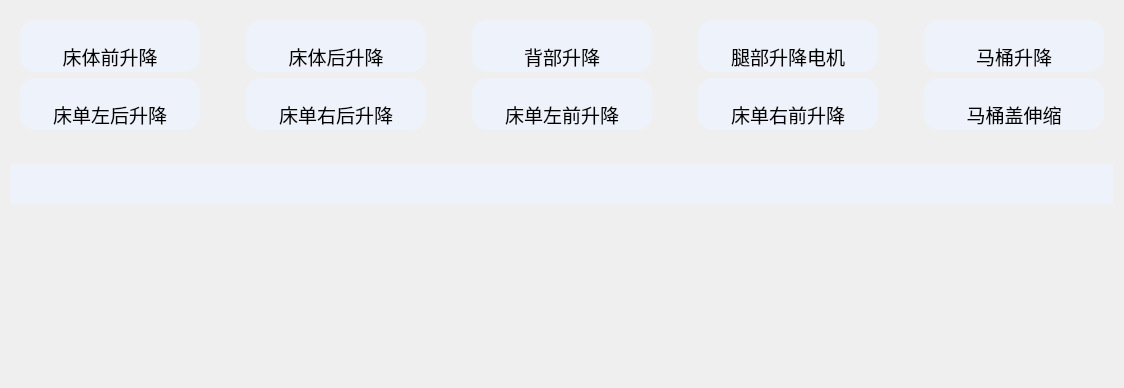
        <widget class="QWidget" name="tab_2">
         <attribute name="title">
          <string>床体设置</string>
         </attribute>
         <layout class="QVBoxLayout" name="verticalLayout_3">
          <property name="spacing">
           <number>25</number>
          </property>
          <item>
           <widget class="QWidget" name="widget_27" native="true">
            <property name="sizePolicy">
             <sizepolicy hsizetype="Preferred" vsizetype="Fixed">
              <horstretch>0</horstretch>
              <verstretch>0</verstretch>
             </sizepolicy>
            </property>
            <property name="maximumSize">
             <size>
              <width>16777215</width>
              <height>300</height>
             </size>
            </property>
            <property name="styleSheet">
             <string notr="true">QAbstractButton {
	padding-top: 20px;
    border-radius: 15px;
    border: 0px solid #525252;
    background-color: #EEF2FB;
}
QAbstractButton:checked {
	
	background-image: url(:/image/common/蓝色选中.png);
}</string>
            </property>
            <layout class="QGridLayout" name="gridLayout_5">
             <property name="verticalSpacing">
              <number>6</number>
             </property>
             <item row="0" column="8">
              <widget class="QToolButton" name="toolButton_43">
               <property name="sizePolicy">
                <sizepolicy hsizetype="Preferred" vsizetype="Preferred">
                 <horstretch>0</horstretch>
                 <verstretch>0</verstretch>
                </sizepolicy>
               </property>
               <property name="minimumSize">
                <size>
                 <width>180</width>
                 <height>0</height>
                </size>
               </property>
               <property name="maximumSize">
                <size>
                 <width>180</width>
                 <height>16777215</height>
                </size>
               </property>
               <property name="font">
                <font>
                 <pointsize>14</pointsize>
                </font>
               </property>
               <property name="text">
                <string>马桶升降</string>
               </property>
               <property name="icon">
                <iconset resource="../../../resources/QtIntellectNurse.qrc">
                 <normaloff>:/image/common/电机.png</normaloff>:/image/common/电机.png</iconset>
               </property>
               <property name="iconSize">
                <size>
                 <width>134</width>
                 <height>82</height>
                </size>
               </property>
               <property name="checkable">
                <bool>true</bool>
               </property>
               <property name="toolButtonStyle">
                <enum>Qt::ToolButtonTextUnderIcon</enum>
               </property>
               <attribute name="buttonGroup">
                <string notr="true">buttonGroup_2</string>
               </attribute>
              </widget>
             </item>
             <item row="1" column="8">
              <widget class="QToolButton" name="toolButton_48">
               <property name="sizePolicy">
                <sizepolicy hsizetype="Preferred" vsizetype="Preferred">
                 <horstretch>0</horstretch>
                 <verstretch>0</verstretch>
                </sizepolicy>
               </property>
               <property name="minimumSize">
                <size>
                 <width>180</width>
                 <height>0</height>
                </size>
               </property>
               <property name="maximumSize">
                <size>
                 <width>180</width>
                 <height>16777215</height>
                </size>
               </property>
               <property name="font">
                <font>
                 <pointsize>14</pointsize>
                </font>
               </property>
               <property name="text">
                <string>马桶盖伸缩</string>
               </property>
               <property name="icon">
                <iconset resource="../../../resources/QtIntellectNurse.qrc">
                 <normaloff>:/image/common/电机.png</normaloff>:/image/common/电机.png</iconset>
               </property>
               <property name="iconSize">
                <size>
                 <width>134</width>
                 <height>82</height>
                </size>
               </property>
               <property name="checkable">
                <bool>true</bool>
               </property>
               <property name="checked">
                <bool>false</bool>
               </property>
               <property name="toolButtonStyle">
                <enum>Qt::ToolButtonTextUnderIcon</enum>
               </property>
               <attribute name="buttonGroup">
                <string notr="true">buttonGroup_2</string>
               </attribute>
              </widget>
             </item>
             <item row="1" column="2">
              <widget class="QToolButton" name="toolButton_45">
               <property name="sizePolicy">
                <sizepolicy hsizetype="Preferred" vsizetype="Preferred">
                 <horstretch>0</horstretch>
                 <verstretch>0</verstretch>
                </sizepolicy>
               </property>
               <property name="minimumSize">
                <size>
                 <width>180</width>
                 <height>0</height>
                </size>
               </property>
               <property name="maximumSize">
                <size>
                 <width>180</width>
                 <height>16777215</height>
                </size>
               </property>
               <property name="font">
                <font>
                 <pointsize>14</pointsize>
                </font>
               </property>
               <property name="text">
                <string>床单右后升降</string>
               </property>
               <property name="icon">
                <iconset resource="../../../resources/QtIntellectNurse.qrc">
                 <normaloff>:/image/common/电机.png</normaloff>:/image/common/电机.png</iconset>
               </property>
               <property name="iconSize">
                <size>
                 <width>134</width>
                 <height>82</height>
                </size>
               </property>
               <property name="checkable">
                <bool>true</bool>
               </property>
               <property name="toolButtonStyle">
                <enum>Qt::ToolButtonTextUnderIcon</enum>
               </property>
               <attribute name="buttonGroup">
                <string notr="true">buttonGroup_2</string>
               </attribute>
              </widget>
             </item>
             <item row="0" column="0">
              <widget class="QToolButton" name="toolButton_42">
               <property name="sizePolicy">
                <sizepolicy hsizetype="Preferred" vsizetype="Preferred">
                 <horstretch>0</horstretch>
                 <verstretch>0</verstretch>
                </sizepolicy>
               </property>
               <property name="minimumSize">
                <size>
                 <width>180</width>
                 <height>0</height>
                </size>
               </property>
               <property name="maximumSize">
                <size>
                 <width>180</width>
                 <height>16777215</height>
                </size>
               </property>
               <property name="font">
                <font>
                 <pointsize>14</pointsize>
                </font>
               </property>
               <property name="text">
                <string>床体前升降</string>
               </property>
               <property name="icon">
                <iconset resource="../../../resources/QtIntellectNurse.qrc">
                 <normaloff>:/image/common/电机.png</normaloff>:/image/common/电机.png</iconset>
               </property>
               <property name="iconSize">
                <size>
                 <width>134</width>
                 <height>82</height>
                </size>
               </property>
               <property name="checkable">
                <bool>true</bool>
               </property>
               <property name="checked">
                <bool>true</bool>
               </property>
               <property name="toolButtonStyle">
                <enum>Qt::ToolButtonTextUnderIcon</enum>
               </property>
               <attribute name="buttonGroup">
                <string notr="true">buttonGroup_2</string>
               </attribute>
              </widget>
             </item>
             <item row="1" column="4">
              <widget class="QToolButton" name="toolButton_46">
               <property name="sizePolicy">
                <sizepolicy hsizetype="Preferred" vsizetype="Preferred">
                 <horstretch>0</horstretch>
                 <verstretch>0</verstretch>
                </sizepolicy>
               </property>
               <property name="minimumSize">
                <size>
                 <width>180</width>
                 <height>0</height>
                </size>
               </property>
               <property name="maximumSize">
                <size>
                 <width>180</width>
                 <height>16777215</height>
                </size>
               </property>
               <property name="font">
                <font>
                 <pointsize>14</pointsize>
                </font>
               </property>
               <property name="text">
                <string>床单左前升降</string>
               </property>
               <property name="icon">
                <iconset resource="../../../resources/QtIntellectNurse.qrc">
                 <normaloff>:/image/common/电机.png</normaloff>:/image/common/电机.png</iconset>
               </property>
               <property name="iconSize">
                <size>
                 <width>134</width>
                 <height>82</height>
                </size>
               </property>
               <property name="checkable">
                <bool>true</bool>
               </property>
               <property name="toolButtonStyle">
                <enum>Qt::ToolButtonTextUnderIcon</enum>
               </property>
               <attribute name="buttonGroup">
                <string notr="true">buttonGroup_2</string>
               </attribute>
              </widget>
             </item>
             <item row="1" column="0">
              <widget class="QToolButton" name="toolButton_44">
               <property name="sizePolicy">
                <sizepolicy hsizetype="Preferred" vsizetype="Preferred">
                 <horstretch>0</horstretch>
                 <verstretch>0</verstretch>
                </sizepolicy>
               </property>
               <property name="minimumSize">
                <size>
                 <width>180</width>
                 <height>0</height>
                </size>
               </property>
               <property name="maximumSize">
                <size>
                 <width>180</width>
                 <height>16777215</height>
                </size>
               </property>
               <property name="font">
                <font>
                 <pointsize>14</pointsize>
                </font>
               </property>
               <property name="text">
                <string>床单左后升降</string>
               </property>
               <property name="icon">
                <iconset resource="../../../resources/QtIntellectNurse.qrc">
                 <normaloff>:/image/common/电机.png</normaloff>:/image/common/电机.png</iconset>
               </property>
               <property name="iconSize">
                <size>
                 <width>134</width>
                 <height>82</height>
                </size>
               </property>
               <property name="checkable">
                <bool>true</bool>
               </property>
               <property name="toolButtonStyle">
                <enum>Qt::ToolButtonTextUnderIcon</enum>
               </property>
               <attribute name="buttonGroup">
                <string notr="true">buttonGroup_2</string>
               </attribute>
              </widget>
             </item>
             <item row="0" column="3">
              <spacer name="horizontalSpacer_6">
               <property name="orientation">
                <enum>Qt::Horizontal</enum>
               </property>
               <property name="sizeHint" stdset="0">
                <size>
                 <width>40</width>
                 <height>20</height>
                </size>
               </property>
              </spacer>
             </item>
             <item row="0" column="2">
              <widget class="QToolButton" name="toolButton_39">
               <property name="sizePolicy">
                <sizepolicy hsizetype="Preferred" vsizetype="Preferred">
                 <horstretch>0</horstretch>
                 <verstretch>0</verstretch>
                </sizepolicy>
               </property>
               <property name="minimumSize">
                <size>
                 <width>180</width>
                 <height>0</height>
                </size>
               </property>
               <property name="maximumSize">
                <size>
                 <width>180</width>
                 <height>16777215</height>
                </size>
               </property>
               <property name="font">
                <font>
                 <pointsize>14</pointsize>
                </font>
               </property>
               <property name="text">
                <string>床体后升降</string>
               </property>
               <property name="icon">
                <iconset resource="../../../resources/QtIntellectNurse.qrc">
                 <normaloff>:/image/common/电机.png</normaloff>:/image/common/电机.png</iconset>
               </property>
               <property name="iconSize">
                <size>
                 <width>134</width>
                 <height>82</height>
                </size>
               </property>
               <property name="checkable">
                <bool>true</bool>
               </property>
               <property name="toolButtonStyle">
                <enum>Qt::ToolButtonTextUnderIcon</enum>
               </property>
               <attribute name="buttonGroup">
                <string notr="true">buttonGroup_2</string>
               </attribute>
              </widget>
             </item>
             <item row="0" column="1">
              <spacer name="horizontalSpacer_5">
               <property name="orientation">
                <enum>Qt::Horizontal</enum>
               </property>
               <property name="sizeHint" stdset="0">
                <size>
                 <width>40</width>
                 <height>20</height>
                </size>
               </property>
              </spacer>
             </item>
             <item row="0" column="5">
              <spacer name="horizontalSpacer_7">
               <property name="orientation">
                <enum>Qt::Horizontal</enum>
               </property>
               <property name="sizeHint" stdset="0">
                <size>
                 <width>40</width>
                 <height>20</height>
                </size>
               </property>
              </spacer>
             </item>
             <item row="1" column="6">
              <widget class="QToolButton" name="toolButton_47">
               <property name="sizePolicy">
                <sizepolicy hsizetype="Preferred" vsizetype="Preferred">
                 <horstretch>0</horstretch>
                 <verstretch>0</verstretch>
                </sizepolicy>
               </property>
               <property name="minimumSize">
                <size>
                 <width>180</width>
                 <height>0</height>
                </size>
               </property>
               <property name="maximumSize">
                <size>
                 <width>180</width>
                 <height>16777215</height>
                </size>
               </property>
               <property name="font">
                <font>
                 <pointsize>14</pointsize>
                </font>
               </property>
               <property name="text">
                <string>床单右前升降</string>
               </property>
               <property name="icon">
                <iconset resource="../../../resources/QtIntellectNurse.qrc">
                 <normaloff>:/image/common/电机.png</normaloff>:/image/common/电机.png</iconset>
               </property>
               <property name="iconSize">
                <size>
                 <width>134</width>
                 <height>82</height>
                </size>
               </property>
               <property name="checkable">
                <bool>true</bool>
               </property>
               <property name="toolButtonStyle">
                <enum>Qt::ToolButtonTextUnderIcon</enum>
               </property>
               <attribute name="buttonGroup">
                <string notr="true">buttonGroup_2</string>
               </attribute>
              </widget>
             </item>
             <item row="0" column="4">
              <widget class="QToolButton" name="toolButton_40">
               <property name="sizePolicy">
                <sizepolicy hsizetype="Preferred" vsizetype="Preferred">
                 <horstretch>0</horstretch>
                 <verstretch>0</verstretch>
                </sizepolicy>
               </property>
               <property name="minimumSize">
                <size>
                 <width>180</width>
                 <height>0</height>
                </size>
               </property>
               <property name="maximumSize">
                <size>
                 <width>180</width>
                 <height>16777215</height>
                </size>
               </property>
               <property name="font">
                <font>
                 <pointsize>14</pointsize>
                </font>
               </property>
               <property name="text">
                <string>背部升降</string>
               </property>
               <property name="icon">
                <iconset resource="../../../resources/QtIntellectNurse.qrc">
                 <normaloff>:/image/common/电机.png</normaloff>:/image/common/电机.png</iconset>
               </property>
               <property name="iconSize">
                <size>
                 <width>134</width>
                 <height>82</height>
                </size>
               </property>
               <property name="checkable">
                <bool>true</bool>
               </property>
               <property name="toolButtonStyle">
                <enum>Qt::ToolButtonTextUnderIcon</enum>
               </property>
               <attribute name="buttonGroup">
                <string notr="true">buttonGroup_2</string>
               </attribute>
              </widget>
             </item>
             <item row="0" column="6">
              <widget class="QToolButton" name="toolButton_41">
               <property name="sizePolicy">
                <sizepolicy hsizetype="Preferred" vsizetype="Preferred">
                 <horstretch>0</horstretch>
                 <verstretch>0</verstretch>
                </sizepolicy>
               </property>
               <property name="minimumSize">
                <size>
                 <width>180</width>
                 <height>0</height>
                </size>
               </property>
               <property name="maximumSize">
                <size>
                 <width>180</width>
                 <height>16777215</height>
                </size>
               </property>
               <property name="font">
                <font>
                 <pointsize>14</pointsize>
                </font>
               </property>
               <property name="text">
                <string>腿部升降电机</string>
               </property>
               <property name="icon">
                <iconset resource="../../../resources/QtIntellectNurse.qrc">
                 <normaloff>:/image/common/电机.png</normaloff>:/image/common/电机.png</iconset>
               </property>
               <property name="iconSize">
                <size>
                 <width>134</width>
                 <height>82</height>
                </size>
               </property>
               <property name="checkable">
                <bool>true</bool>
               </property>
               <property name="toolButtonStyle">
                <enum>Qt::ToolButtonTextUnderIcon</enum>
               </property>
               <attribute name="buttonGroup">
                <string notr="true">buttonGroup_2</string>
               </attribute>
              </widget>
             </item>
             <item row="0" column="7">
              <spacer name="horizontalSpacer_8">
               <property name="orientation">
                <enum>Qt::Horizontal</enum>
               </property>
               <property name="sizeHint" stdset="0">
                <size>
                 <width>40</width>
                 <height>20</height>
                </size>
               </property>
              </spacer>
             </item>
            </layout>
           </widget>
          </item>
          <item>
           <widget class="QWidget" name="widget_13" native="true">
            <property name="styleSheet">
             <string notr="true">background-color: rgb(238, 242, 251);</string>
            </property>
            <layout class="QHBoxLayout" name="horizontalLayout_6">
             <property name="leftMargin">
              <number>20</number>
             </property>
             <property name="topMargin">
              <number>20</number>
             </property>
             <property name="rightMargin">
              <number>20</number>
             </property>
             <property name="bottomMargin">
              <number>20</number>
             </property>
             <item>
              <widget class="PixmapWidget" name="widget_19" native="true"/>
             </item>
            </layout>
           </widget>
          </item>
          <item>
           <widget class="QWidget" name="widget_23" native="true">
            <property name="sizePolicy">
             <sizepolicy hsizetype="Preferred" vsizetype="Fixed">
              <horstretch>0</horstretch>
              <verstretch>0</verstretch>
             </sizepolicy>
            </property>
            <property name="maximumSize">
             <size>
              <width>16777215</width>
              <height>16777215</height>
             </size>
            </property>
            <property name="styleSheet">
             <string notr="true">QAbstractButton {
	padding-top: 10px;
    border-radius: 5px;
    border: 2px solid #525252;
    background-color: #FFFFFF;
}</string>
            </property>
            <layout class="QHBoxLayout" name="horizontalLayout_12">
             <item>
              <widget class="PixmapWidget" name="widget_28" native="true">
               <property name="minimumSize">
                <size>
                 <width>130</width>
                 <height>130</height>
                </size>
               </property>
               <property name="maximumSize">
                <size>
                 <width>130</width>
                 <height>16777215</height>
                </size>
               </property>
              </widget>
             </item>
             <item>
              <widget class="PixmapWidget" name="widget_24" native="true">
               <property name="minimumSize">
                <size>
                 <width>130</width>
                 <height>130</height>
                </size>
               </property>
               <property name="maximumSize">
                <size>
                 <width>130</width>
                 <height>16777215</height>
                </size>
               </property>
              </widget>
             </item>
             <item>
              <widget class="PixmapWidget" name="widget_25" native="true">
               <property name="minimumSize">
                <size>
                 <width>130</width>
                 <height>130</height>
                </size>
               </property>
               <property name="maximumSize">
                <size>
                 <width>130</width>
                 <height>16777215</height>
                </size>
               </property>
              </widget>
             </item>
             <item>
              <widget class="PixmapWidget" name="widget_26" native="true">
               <property name="minimumSize">
                <size>
                 <width>130</width>
                 <height>130</height>
                </size>
               </property>
               <property name="maximumSize">
                <size>
                 <width>130</width>
                 <height>16777215</height>
                </size>
               </property>
              </widget>
             </item>
            </layout>
           </widget>
          </item>
         </layout>
        </widget>
